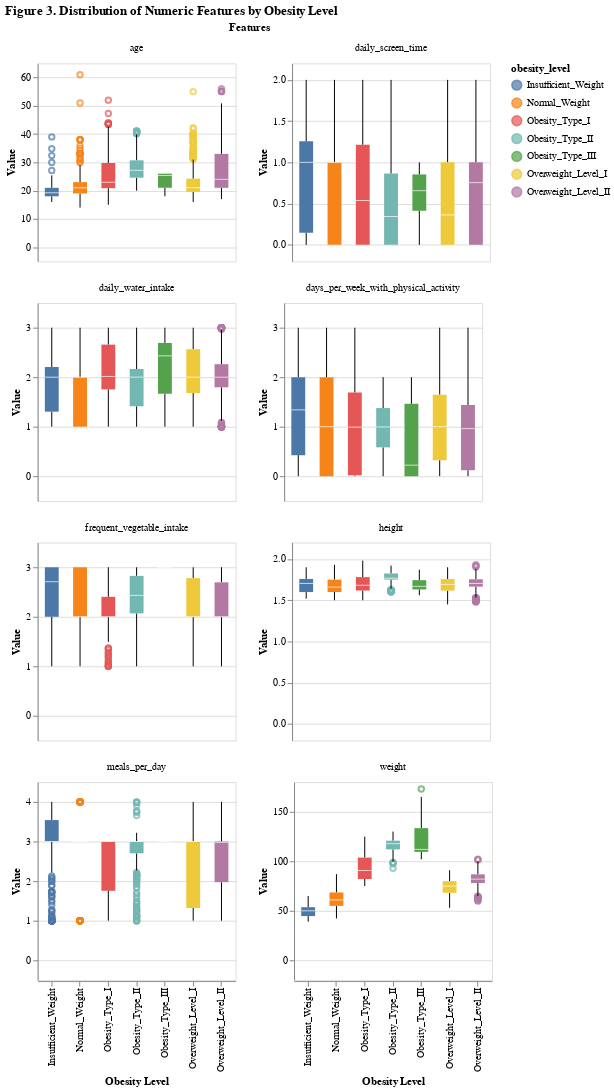

This figure's notebook cell:
### Code cell
# Plot 3: Relationship between continuous features and target

alt.data_transformers.enable('vegafusion')

numeric_features_facet = alt.Chart(
    merged_df.melt(id_vars=['obesity_level'], value_vars=numeric_data)
).mark_boxplot().encode(
    x=alt.X('obesity_level:N', title='Obesity Level'),
    y=alt.Y(
        'value:Q',
        title='Value',
        scale=alt.Scale(padding=5)  
    ),
    color=alt.Color('obesity_level'),
    facet=alt.Facet('variable:N', title='Features', columns=2)  
).properties(
    title='Figure 3. Distribution of Numeric Features by Obesity Level',
    width=200,
    height=200
).resolve_scale(
    y='independent'  
)

numeric_features_facet

### Figure 1 — Vega specification as saved in the notebook (floating-point values rounded to 4 significant figures; data arrays with more than 128 entries replaced by an {"elided": "..."} marker saying what was removed)
{"$schema": "https://vega.github.io/schema/vega/v5.json", "data": [{"name": "source_0", "values": {"elided": "16888 records"}}, {"name": "facet_domain", "values": [{"variable": "age", "count": 2111}, {"variable": "height", "count": 2111}, {"variable": "weight", "count": 2111}, {"variable": "frequent_vegetable_intake", "count": 2111}, {"variable": "meals_per_day", "count": 2111}, {"variable": "daily_water_intake", "count": 2111}, {"variable": "days_per_week_with_physical_activity", "count": 2111}, {"variable": "daily_screen_time", "count": 2111}]}, {"name": "facet_domain_column", "transform": [{"type": "sequence", "start": 0.0, "stop": {"signal": "min(length(data(\"facet_domain\")), 2)"}}]}, {"name": "data_1"}, {"name": "data_2"}, {"name": "data_3"}, {"name": "data_4"}, {"name": "data_5"}, {"name": "data_6"}, {"name": "data_7"}, {"name": "data_8"}, {"name": "data_2_x_domain_obesity_level_0", "values": [{"obesity_level": "Obesity_Type_I"}, {"obesity_level": "Overweight_Level_I"}, {"obesity_level": "Normal_Weight"}, {"obesity_level": "Overweight_Level_II"}, {"obesity_level": "Obesity_Type_II"}, {"obesity_level": "Insufficient_Weight"}, {"obesity_level": "Obesity_Type_III"}]}, {"name": "data_4_x_domain_obesity_level_1", "values": [{"obesity_level": "Normal_Weight"}, {"obesity_level": "Overweight_Level_I"}, {"obesity_level": "Overweight_Level_II"}, {"obesity_level": "Obesity_Type_I"}, {"obesity_level": "Insufficient_Weight"}, {"obesity_level": "Obesity_Type_II"}, {"obesity_level": "Obesity_Type_III"}]}, {"name": "data_5_x_domain_obesity_level_2", "values": [{"obesity_level": "Normal_Weight"}, {"obesity_level": "Overweight_Level_I"}, {"obesity_level": "Overweight_Level_II"}, {"obesity_level": "Obesity_Type_I"}, {"obesity_level": "Insufficient_Weight"}, {"obesity_level": "Obesity_Type_II"}, {"obesity_level": "Obesity_Type_III"}]}, {"name": "data_7_x_domain_obesity_level_3", "values": [{"obesity_level": "Normal_Weight"}, {"obesity_level": "Overweight_Level_I"}, {"obesity_level": "Overweight_Level_II"}, {"obesity_level": "Obesity_Type_I"}, {"obesity_level": "Insufficient_Weight"}, {"obesity_level": "Obesity_Type_II"}, {"obesity_level": "Obesity_Type_III"}]}, {"name": "data_8_x_domain_obesity_level_4", "values": [{"obesity_level": "Normal_Weight"}, {"obesity_level": "Overweight_Level_I"}, {"obesity_level": "Overweight_Level_II"}, {"obesity_level": "Obesity_Type_I"}, {"obesity_level": "Insufficient_Weight"}, {"obesity_level": "Obesity_Type_II"}, {"obesity_level": "Obesity_Type_III"}]}, {"name": "data_2_color_domain_obesity_level_0", "values": [{"obesity_level": "Obesity_Type_I"}, {"obesity_level": "Overweight_Level_I"}, {"obesity_level": "Normal_Weight"}, {"obesity_level": "Overweight_Level_II"}, {"obesity_level": "Obesity_Type_II"}, {"obesity_level": "Insufficient_Weight"}, {"obesity_level": "Obesity_Type_III"}]}, {"name": "data_7_color_domain_obesity_level_1", "values": [{"obesity_level": "Normal_Weight"}, {"obesity_level": "Overweight_Level_I"}, {"obesity_level": "Overweight_Level_II"}, {"obesity_level": "Obesity_Type_I"}, {"obesity_level": "Insufficient_Weight"}, {"obesity_level": "Obesity_Type_II"}, {"obesity_level": "Obesity_Type_III"}]}], "signals": [{"name": "child_width", "value": 200}, {"name": "child_height", "value": 200}], "marks": [{"type": "group", "name": "facet-title", "title": {"text": "Features", "offset": 10, "style": "guide-title"}, "role": "column-title"}, {"type": "group", "name": "column_footer", "from": {"data": "facet_domain_column"}, "encode": {"update": {"width": {"signal": "child_width"}}}, "axes": [{"scale": "x", "labelAngle": 270, "labelBaseline": "middle", "grid": false, "orient": "bottom", "title": "Obesity Level", "labelAlign": "right", "zindex": 0}], "role": "column-footer"}, {"type": "group", "name": "cell", "from": {"facet": {"data": "source_0", "name": "facet", "groupby": ["variable"]}}, "sort": {"field": ["datum[\"variable\"]"], "order": ["ascending"]}, "encode": {"update": {"width": {"signal": "child_width"}, "height": {"signal": "child_height"}}}, "data": [{"name": "data_0", "source": "facet", "transform": [{"type": "joinaggregate", "groupby": ["obesity_level", "obesity_level"], "fields": ["value", "value"], "ops": ["q1", "q3"], "as": ["lower_box_value", "upper_box_value"]}, {"type": "project", "fields": ["lower_box_value", "obesity_level", "upper_box_value", "value"]}]}, {"name": "data_1", "source": "data_0", "transform": [{"type": "filter", "expr": "(datum[\"value\"] < datum[\"lower_box_value\"] - 1.5 * (datum[\"upper_box_value\"] - datum[\"lower_box_value\"])) || (datum[\"value\"] > datum[\"upper_box_value\"] + 1.5 * (datum[\"upper_box_value\"] - datum[\"lower_box_value\"]))"}, {"type": "filter", "expr": "isValid(datum[\"value\"]) && isFinite(+datum[\"value\"])"}, {"type": "project", "fields": ["obesity_level", "value"]}]}, {"name": "data_2", "source": "data_0", "transform": [{"type": "filter", "expr": "(datum[\"lower_box_value\"] - 1.5 * (datum[\"upper_box_value\"] - datum[\"lower_box_value\"]) <= datum[\"value\"]) && (datum[\"value\"] <= datum[\"upper_box_value\"] + 1.5 * (datum[\"upper_box_value\"] - datum[\"lower_box_value\"]))"}, {"type": "aggregate", "groupby": ["obesity_level"], "fields": ["value", "value", "lower_box_value", "upper_box_value"], "ops": ["min", "max", "min", "max"], "as": ["lower_whisker_value", "upper_whisker_value", "lower_box_value", "upper_box_value"]}, {"type": "project", "fields": ["lower_box_value", "lower_whisker_value", "obesity_level", "upper_box_value", "upper_whisker_value"]}]}, {"name": "data_3", "source": "data_2", "transform": [{"type": "filter", "expr": "isValid(datum[\"lower_whisker_value\"]) && isFinite(+datum[\"lower_whisker_value\"])"}, {"type": "project", "fields": ["lower_box_value", "lower_whisker_value", "obesity_level", "upper_whisker_value"]}]}, {"name": "data_4", "source": "data_2", "transform": [{"type": "filter", "expr": "isValid(datum[\"upper_box_value\"]) && isFinite(+datum[\"upper_box_value\"])"}, {"type": "project", "fields": ["lower_whisker_value", "obesity_level", "upper_box_value", "upper_whisker_value"]}]}, {"name": "data_5", "source": "facet", "transform": [{"type": "aggregate", "groupby": ["obesity_level"], "fields": ["value", "value", "value", "value", "value"], "ops": ["q1", "q3", "median", "min", "max"], "as": ["lower_box_value", "upper_box_value", "mid_box_value", "min_value", "max_value"]}, {"type": "project", "fields": ["lower_box_value", "max_value", "mid_box_value", "min_value", "obesity_level", "upper_box_value"]}]}, {"name": "data_6", "source": "data_5", "transform": [{"type": "filter", "expr": "isValid(datum[\"lower_box_value\"]) && isFinite(+datum[\"lower_box_value\"])"}, {"type": "project", "fields": ["lower_box_value", "max_value", "mid_box_value", "min_value", "obesity_level", "upper_box_value"]}]}, {"name": "data_7", "source": "data_5", "transform": [{"type": "filter", "expr": "isValid(datum[\"mid_box_value\"]) && isFinite(+datum[\"mid_box_value\"])"}, {"type": "project", "fields": ["lower_box_value", "max_value", "mid_box_value", "min_value", "obesity_level", "upper_box_value"]}]}], "marks": [{"type": "symbol", "name": "child_layer_0_layer_0_marks", "from": {"data": "data_1"}, "encode": {"update": {"y": {"field": "value", "scale": "child_y"}, "opacity": {"value": 0.7}, "description": {"signal": "\"Obesity Level: \" + (isValid(datum[\"obesity_level\"]) ? datum[\"obesity_level\"] : \"\"+datum[\"obesity_level\"]) + \"; Value: \" + (format(datum[\"value\"], \"\")) + \"; obesity_level: \" + (isValid(datum[\"obesity_level\"]) ? datum[\"obesity_level\"] : \"\"+datum[\"obesity_level\"])"}, "x": {"field": "obesity_level", "scale": "x", "band": 0.5}, "stroke": {"field": "obesity_level", "scale": "color"}, "fill": {"value": "transparent"}, "ariaRoleDescription": {"value": "point"}}}, "style": ["point", "boxplot-outliers"]}, {"type": "rule", "name": "child_layer_0_layer_1_layer_0_marks", "from": {"data": "data_3"}, "encode": {"update": {"tooltip": {"signal": "{\"Upper Whisker of Value\": format(datum[\"upper_whisker_value\"], \"\"), \"Lower Whisker of Value\": format(datum[\"lower_whisker_value\"], \"\"), \"obesity_level\": isValid(datum[\"obesity_level\"]) ? datum[\"obesity_level\"] : \"\"+datum[\"obesity_level\"], \"Obesity Level\": isValid(datum[\"obesity_level\"]) ? datum[\"obesity_level\"] : \"\"+datum[\"obesity_level\"]}"}, "x": {"field": "obesity_level", "scale": "x", "band": 0.5}, "stroke": {"value": "black"}, "y": {"field": "lower_whisker_value", "scale": "child_y"}, "y2": {"field": "lower_box_value", "scale": "child_y"}}}, "style": ["rule", "boxplot-rule"], "aria": false}, {"type": "rule", "name": "child_layer_0_layer_1_layer_1_marks", "from": {"data": "data_4"}, "encode": {"update": {"stroke": {"value": "black"}, "tooltip": {"signal": "{\"Upper Whisker of Value\": format(datum[\"upper_whisker_value\"], \"\"), \"Lower Whisker of Value\": format(datum[\"lower_whisker_value\"], \"\"), \"obesity_level\": isValid(datum[\"obesity_level\"]) ? datum[\"obesity_level\"] : \"\"+datum[\"obesity_level\"], \"Obesity Level\": isValid(datum[\"obesity_level\"]) ? datum[\"obesity_level\"] : \"\"+datum[\"obesity_level\"]}"}, "y": {"field": "upper_box_value", "scale": "child_y"}, "y2": {"field": "upper_whisker_value", "scale": "child_y"}, "x": {"field": "obesity_level", "scale": "x", "band": 0.5}}}, "aria": false, "style": ["rule", "boxplot-rule"]}, {"type": "rect", "name": "child_layer_1_layer_0_marks", "from": {"data": "data_6"}, "encode": {"update": {"tooltip": {"signal": "{\"Max of Value\": format(datum[\"max_value\"], \"\"), \"Q3 of Value\": format(datum[\"upper_box_value\"], \"\"), \"Median of Value\": format(datum[\"mid_box_value\"], \"\"), \"Q1 of Value\": format(datum[\"lower_box_value\"], \"\"), \"Min of Value\": format(datum[\"min_value\"], \"\"), \"obesity_level\": isValid(datum[\"obesity_level\"]) ? datum[\"obesity_level\"] : \"\"+datum[\"obesity_level\"], \"Obesity Level\": isValid(datum[\"obesity_level\"]) ? datum[\"obesity_level\"] : \"\"+datum[\"obesity_level\"]}"}, "width": {"value": 14}, "description": {"signal": "\"Obesity Level: \" + (isValid(datum[\"obesity_level\"]) ? datum[\"obesity_level\"] : \"\"+datum[\"obesity_level\"]) + \"; Value: \" + (format(datum[\"lower_box_value\"], \"\")) + \"; upper_box_value: \" + (format(datum[\"upper_box_value\"], \"\")) + \"; obesity_level: \" + (isValid(datum[\"obesity_level\"]) ? datum[\"obesity_level\"] : \"\"+datum[\"obesity_level\"]) + \"; Max of Value: \" + (format(datum[\"max_value\"], \"\")) + \"; Q3 of Value: \" + (format(datum[\"upper_box_value\"], \"\")) + \"; Median of Value: \" + (format(datum[\"mid_box_value\"], \"\")) + \"; Q1 of Value: \" + (format(datum[\"lower_box_value\"], \"\")) + \"; Min of Value: \" + (format(datum[\"min_value\"], \"\"))"}, "fill": {"field": "obesity_level", "scale": "color"}, "y2": {"field": "upper_box_value", "scale": "child_y"}, "ariaRoleDescription": {"value": "box"}, "y": {"field": "lower_box_value", "scale": "child_y"}, "xc": {"field": "obesity_level", "scale": "x", "band": 0.5}}}, "style": ["bar", "boxplot-box"]}, {"type": "rect", "name": "child_layer_1_layer_1_marks", "from": {"data": "data_7"}, "encode": {"update": {"yc": {"field": "mid_box_value", "scale": "child_y"}, "tooltip": {"signal": "{\"Max of Value\": format(datum[\"max_value\"], \"\"), \"Q3 of Value\": format(datum[\"upper_box_value\"], \"\"), \"Median of Value\": format(datum[\"mid_box_value\"], \"\"), \"Q1 of Value\": format(datum[\"lower_box_value\"], \"\"), \"Min of Value\": format(datum[\"min_value\"], \"\"), \"obesity_level\": isValid(datum[\"obesity_level\"]) ? datum[\"obesity_level\"] : \"\"+datum[\"obesity_level\"], \"Obesity Level\": isValid(datum[\"obesity_level\"]) ? datum[\"obesity_level\"] : \"\"+datum[\"obesity_level\"]}"}, "width": {"value": 14}, "height": {"value": 1}, "opacity": {"value": 0.7}, "fill": {"value": "white"}, "xc": {"field": "obesity_level", "scale": "x", "band": 0.5}}}, "aria": false, "style": ["tick", "boxplot-median"]}], "scales": [{"name": "child_y", "type": "linear", "domain": {"fields": [{"data": "data_1", "field": "value"}, {"data": "data_3", "field": "lower_whisker_value"}, {"data": "data_3", "field": "lower_box_value"}, {"data": "data_4", "field": "upper_box_value"}, {"data": "data_4", "field": "upper_whisker_value"}, {"data": "data_6", "field": "lower_box_value"}, {"data": "data_6", "field": "upper_box_value"}, {"data": "data_7", "field": "mid_box_value"}]}, "range": [{"signal": "child_height"}, 0], "zero": true, "padding": 5, "nice": true}], "axes": [{"scale": "child_y", "labels": false, "ticks": false, "orient": "left", "zindex": 0, "aria": false, "gridScale": "x", "maxExtent": 0, "grid": true, "tickCount": {"signal": "ceil(child_height/40)"}, "domain": false, "minExtent": 0}, {"scale": "child_y", "orient": "left", "grid": false, "labelOverlap": true, "zindex": 0, "title": "Value", "tickCount": {"signal": "ceil(child_height/40)"}}], "title": {"text": {"signal": "isValid(parent[\"variable\"]) ? parent[\"variable\"] : \"\"+parent[\"variable\"]"}, "offset": 10, "frame": "group", "style": "guide-label"}, "style": "cell"}], "scales": [{"name": "x", "type": "band", "domain": {"fields": [{"data": "data_2_x_domain_obesity_level_0", "field": "obesity_level"}, {"data": "data_4_x_domain_obesity_level_1", "field": "obesity_level"}, {"data": "data_5_x_domain_obesity_level_2", "field": "obesity_level"}, {"data": "data_7_x_domain_obesity_level_3", "field": "obesity_level"}, {"data": "data_8_x_domain_obesity_level_4", "field": "obesity_level"}], "sort": true}, "range": [0, {"signal": "child_width"}], "paddingOuter": 0, "paddingInner": 0}, {"name": "color", "type": "ordinal", "domain": {"fields": [{"data": "data_2_color_domain_obesity_level_0", "field": "obesity_level"}, {"data": "data_7_color_domain_obesity_level_1", "field": "obesity_level"}], "sort": true}, "range": "category"}], "title": {"text": "Figure 3. Distribution of Numeric Features by Obesity Level", "anchor": "start"}, "background": "white", "padding": 5, "legends": [{"stroke": "color", "symbolType": "circle", "title": "obesity_level", "encode": {"symbols": {"update": {"opacity": {"value": 0.7}}}}, "fill": "color"}], "layout": {"padding": 20, "bounds": "full", "align": "none", "columns": 2}}
